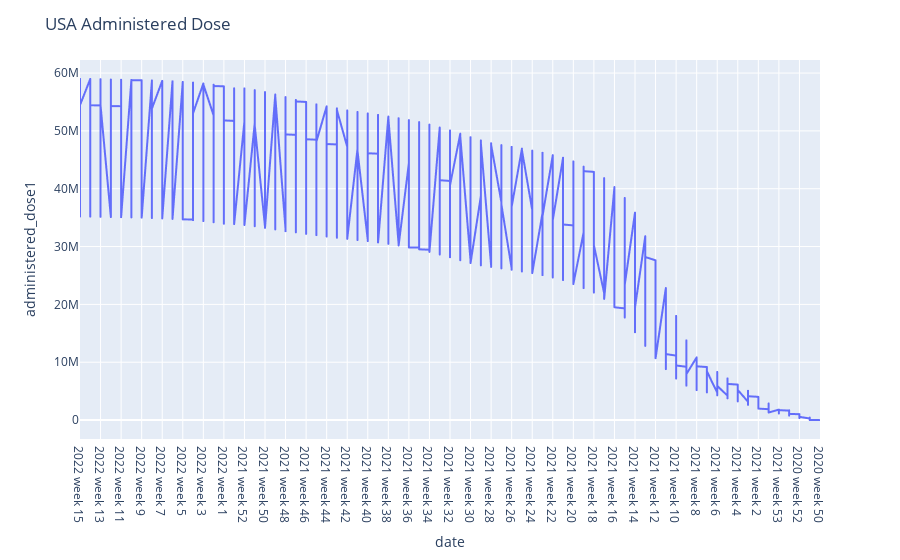

The code cell stored with this chart in its notebook:
### Code cell
import plotly.express as px

fig = px.line(dfv, x="date", y="administered_dose1")
fig.update_layout(title_text="USA Administered Dose")
fig.show()

### Figure 1 — Plotly figure (JSON) as saved in the notebook; plotly's stock layout.template omitted (floating-point values rounded to 4 significant figures; data arrays with more than 128 entries replaced by an {"elided": "..."} marker saying what was removed)
{"data": [{"hovertemplate": "date=%{x}<br>administered_dose1=%{y}<extra></extra>", "legendgroup": "", "line": {"color": "#636efa", "dash": "solid"}, "marker": {"symbol": "circle"}, "mode": "lines", "name": "", "showlegend": false, "x": {"elided": "1455 str values"}, "xaxis": "x", "y": {"elided": "1455 int values"}, "yaxis": "y", "type": "scattergl"}], "layout": {"xaxis": {"anchor": "y", "domain": [0.0, 1.0], "title": {"text": "date"}}, "yaxis": {"anchor": "x", "domain": [0.0, 1.0], "title": {"text": "administered_dose1"}}, "legend": {"tracegroupgap": 0}, "margin": {"t": 60}, "title": {"text": "USA Administered Dose"}}}
